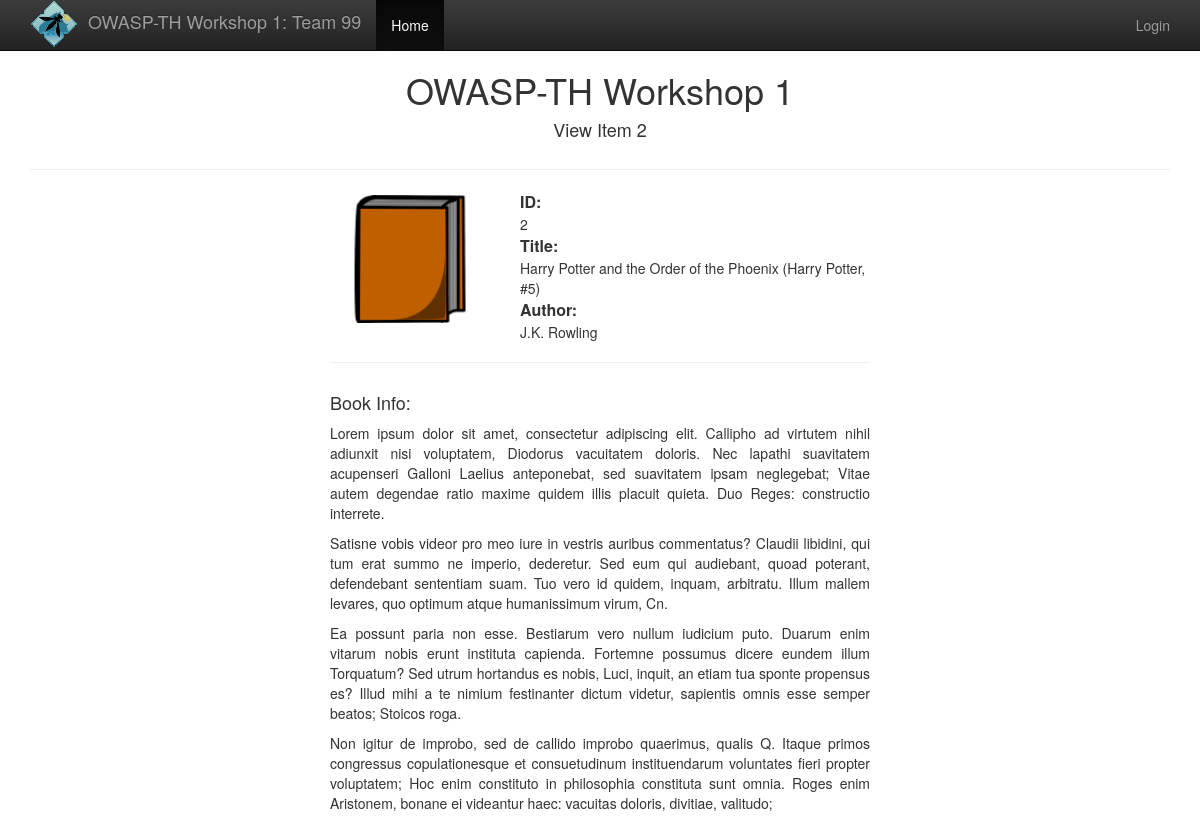
Screenshot of /item.php?id=2 with the database file from the repository.
### tables this page shows
CREATE TABLE books (
    id INTEGER(11) NOT NULL AUTO_INCREMENT PRIMARY KEY,
    title VARCHAR(256) NOT NULL,
    author VARCHAR(256) NOT NULL
);

### src/config.php (called while the page is built, shortened)
<?php
$team = 'Team 99';

### src/item.php (the view, shortened to what this page needs)
<?php
require('config.php');
if(empty($_COOKIE['username'])){
    $username = 'anonymous';
}else {
    $username = $_COOKIE['username'];
}
if ($username == 'anonymous'){
    $loggedin = false;
}else{
    $loggedin = true;
}
if(empty($_GET['id'])){
    header('Location: index.php');
    exit();
}else{
    $sql = "select * from books where id=".$_GET['id'];
}
$result = mysql_query($sql);
if($result){
    $book = mysql_fetch_assoc($result);
}else{
    echo mysql_error($db);
}
?>
<!doctype html>
<html>
<head>
  <link rel="stylesheet" href="public/css/bootstrap.min.css">
  <link rel="stylesheet" href="public/css/bootstrap-theme.min.css">
  <link rel="stylesheet" href="public/style.css">
  <link rel="stylesheet" href="public/style.css">
</head>
<body>
  <nav class="navbar navbar-inverse navbar-fixed-top">
    <div class="container">
      <div class="navbar-header">
        <a class="navbar-brand" href="#">
            <img src="public/img/logo_sm.png" alt="OWASP Thailand Logo"/>
            OWASP-TH Workshop 1: <?php echo $team; ?>
        </a>
      </div>
      <div id="navbar" class="collapse navbar-collapse">
        <ul class="nav navbar-nav">
          <li class="active"><a href="#">Home</a></li>
        </ul>
        <ul class="nav navbar-nav navbar-right">
          <?php if($loggedin): ?>
            <li><a href="#" class="username"><?php echo $username; ?></a></li>
            <li><a href="logout.php">Logout</a></li>
          <?php else: ?>
            <li><a href="login.php">Login</a></li>
          <?php endif; ?>
        </ul>
      </div>
    </div>
  </nav>
  <div class="container">
    <div id="header" class="row">
      <div class="col-md-12 center">
        <h1>OWASP-TH Workshop 1</h1>
        <h4>View Item <?php echo $_GET['id']; ?></h4>
      </div>
    </div>
    <hr/>
    <?php if(empty($book)):  ?>
      <div class="col-md-6 col-md-offset-3">
        No book found
      </div>
    <?php else:  ?>
      <div class="col-md-6 col-md-offset-3">
        <div id="item-header" class="row">
          <div class="col-md-4">
            <img src="public/img/book.png" class="item-img"/>
          </div>
          <div class="col-md-8">
            <div class="item-label">ID:</div>
            <div class="item-detail"><?php echo $book['id']; ?></div>
            <div class="item-label">Title:</div>
            <div class="item-detail"><?php echo $book['title']; ?></div>
            <div class="item-label">Author:</div>
            <div class="item-detail"><?php echo $book['author']; ?></div>
          </div>
        </div>
        <hr/>
        <div class="row">
          <div class="col-md-12 item-info">
            <h4>Book Info:</h4>
            <p>Lorem ipsum dolor sit amet, consectetur adipiscing elit.
            Callipho ad virtutem nihil adiunxit nisi voluptatem, Diodorus vacuitatem doloris.
            Nec lapathi suavitatem acupenseri Galloni Laelius anteponebat, sed suavitatem ipsam
            neglegebat; Vitae autem degendae ratio maxime quidem illis placuit quieta.
            Duo Reges: constructio interrete. </p>
            <p>Satisne vobis videor pro meo iure in vestris auribus commentatus? Claudii libidini,
            qui tum erat summo ne imperio, dederetur. Sed eum qui audiebant, quoad poterant,
            defendebant sententiam suam. Tuo vero id quidem, inquam, arbitratu. Illum mallem levares,
            quo optimum atque humanissimum virum, Cn. </p>
            <p>Ea possunt paria non esse. Bestiarum vero nullum iudicium puto. Duarum enim vitarum
            nobis erunt instituta capienda. Fortemne possumus dicere eundem illum Torquatum?
            Sed utrum hortandus es nobis, Luci, inquit, an etiam tua sponte propensus es?
            Illud mihi a te nimium festinanter dictum videtur, sapientis omnis esse semper beatos;
            Stoicos roga. </p>
            <p>Non igitur de improbo, sed de callido improbo quaerimus, qualis Q. Itaque primos
            congressus copulationesque et consuetudinum instituendarum voluntates fieri propter
            voluptatem; Hoc enim constituto in philosophia constituta sunt omnia. Roges enim
            Aristonem, bonane ei videantur haec: vacuitas doloris, divitiae, valitudo; </p>
          </div>
        </div>
      </div>
    <?php endif; ?>
  </div>
</body>
</html>

### src/public/style.css (style rules this page uses)
body { padding-top: 50px; }
.center { text-align:center; }
.item-info > p { text-align: justify; }
.item-label { font-weight: bold; font-size: 16px; line-height: 1.5; }
img.item-img { display: block; margin: 5px auto; width: 80%; }
.navbar-brand { padding: 0px 15px; }
.navbar-brand>img { display:inline-block; margin-right: 5px; }

### rows the page displays
books: id "2", title "Harry Potter and the Order of the Phoenix (Harry Potter, #5)", author "J.K. Rowling"

### other values shown
$team "Team 99"
$_GET['id'] "2"
